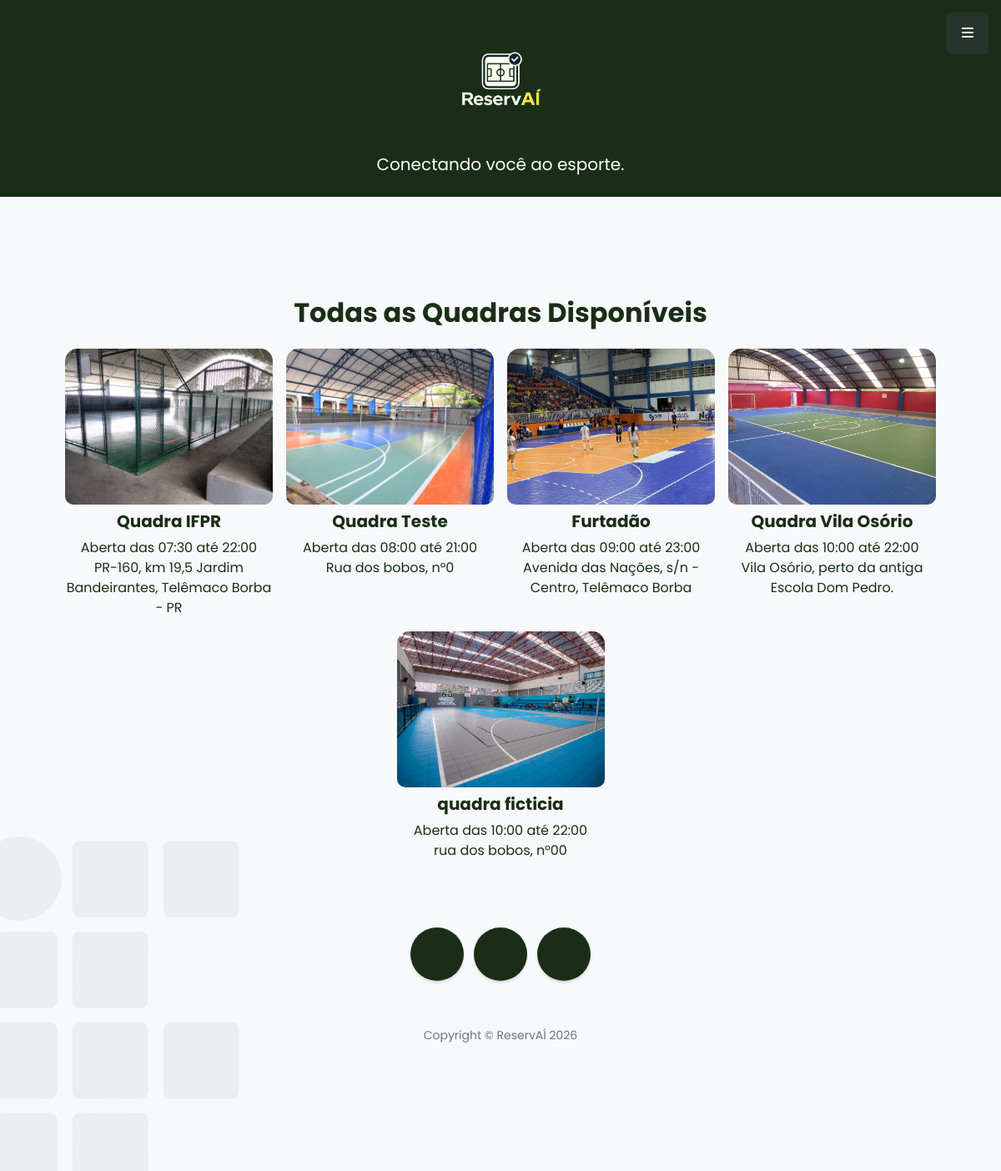
Page /quadras.php (signed in) on the committed database.
### tables this page shows
CREATE TABLE `quadras` (
  `idQuadra` int(11) NOT NULL,
  `fotoQuadra` varchar(200) NOT NULL,
  `nomeQuadra` varchar(100) NOT NULL,
  `esportes` varchar(100) NOT NULL,
  `localizacao` varchar(100) NOT NULL,
  `horarioAbertura` time NOT NULL,
  `horarioFechamento` time NOT NULL
);

### quadras.php (the view, shortened to what this page needs)
<?php include "header.php" ?>
<div class="d-flex justify-content-center mb-3">
    <h2>Todas as Quadras Disponíveis</h2>
</div>
<?php
    $listarQuadras = "SELECT * FROM Quadras";
    include "conexaoBD.php";
    $res          = mysqli_query($conn, $listarQuadras) or die("Erro ao tentar listar Quadras!");
    echo "<div class='row gx-3 gy-3 justify-content-center'>";
    while($Quadra = mysqli_fetch_assoc($res)){
        $idQuadra   = $Quadra['idQuadra'];
        $fotoQuadra = $Quadra['fotoQuadra'];
        $nomeQuadra = $Quadra['nomeQuadra'];
        $localizacao = $Quadra['localizacao'];
        $horarioAbertura = $Quadra['horarioAbertura'];
        $horarioFechamento = $Quadra['horarioFechamento'];
        $horarioAberturaCortada =  substr($horarioAbertura, 0, 5);
        $horarioFechamentoCortada = substr($horarioFechamento, 0, 5);
        echo "
            <div class='col-6 col-sm-4 col-md-3'>
                <a class='portfolio-item text-decoration-none' href='formReservaQuadra.php?idQuadra=$idQuadra' style='border-radius: 15px; overflow: hidden; display: block;' title='Clique aqui para reservar a $nomeQuadra'>
                    <div class='caption-content mb-2' style='aspect-ratio: 4/3; overflow: hidden; border-radius: 10px;'>
                        <img class='img-fluid w-100 h-100' src='$fotoQuadra' style='object-fit: cover;'/>
                    </div>
                    <div class='h5 text-center' style='color: #1a2e17;'>$nomeQuadra</div>
                    <div class='p text-center' style='color: #1a2e17;'>Aberta das $horarioAberturaCortada até $horarioFechamentoCortada</div>
                    <div class='p text-center' style='color: #1a2e17;'>$localizacao</div>
                </a>
            </div>
        ";
    }
    echo "</div>";
?>
<?php include "footer.php" ?>

### rows in the picture
quadras: fotoQuadra (picture), nomeQuadra "Quadra IFPR", horarioAbertura "07:30", horarioFechamento "22:00", localizacao "PR-160, km 19,5 Jardim Bandeirantes, Telêmaco Borba - PR"
quadras: fotoQuadra (picture), nomeQuadra "Quadra Teste", horarioAbertura "08:00", horarioFechamento "21:00", localizacao "Rua dos bobos, n°0"
quadras: fotoQuadra (picture), nomeQuadra "Furtadão", horarioAbertura "09:00", horarioFechamento "23:00", localizacao "Avenida das Nações, s/n - Centro, Telêmaco Borba"
quadras: fotoQuadra (picture), nomeQuadra "Quadra Vila Osório", horarioAbertura "10:00", horarioFechamento "22:00", localizacao "Vila Osório, perto da antiga Escola Dom Pedro."
quadras: fotoQuadra (picture), nomeQuadra "quadra ficticia", horarioAbertura "10:00", horarioFechamento "22:00", localizacao "rua dos bobos, n°00"
